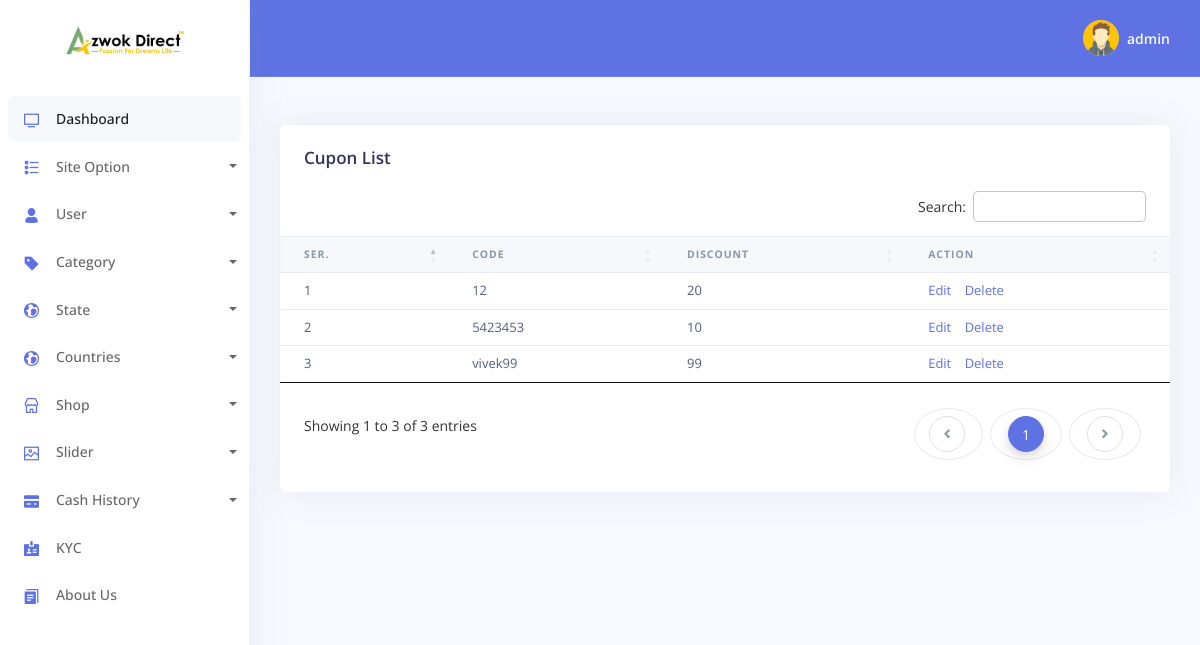
/admin/cupon-list.php (signed in), run on the app's committed database.
### tables this page shows
CREATE TABLE `tbl_logo` (
  `id` int NOT NULL,
  `logo` varchar(240) NOT NULL,
  `front` varchar(240) NOT NULL
);

CREATE TABLE `tbl_cupon` (
  `id` int NOT NULL,
  `code` varchar(240) NOT NULL,
  `discount` varchar(240) NOT NULL
);

### config/Functions.php (called while the page is built, shortened)
<?php
     class Functions{
          public $host=	DB_HOST;
		public $user=	DB_USER;
		public $pass=	DB_PASS;
          public $name= 	DB_NAME;
          public $link;
          public function dbConnect(){
               $this->link= new mysqli($this->host,$this->user,$this->pass,$this->name);
          }
          public function insert($query){
               $exicute=$this->link->query($query) or die(mysqli_error($this->link));
               if($exicute){
                    return $exicute;
               }else{
                    return false;
               }
          }
          public function select($query){
               $exicute=$this->link->query($query) or die(mysqli_error($this->link));
               if($exicute->num_rows>0){
                    return $exicute;
               }else{
                    return false;
               }
          }
     }

### Classes/admin/Siteinfo.php (called while the page is built, shortened)
<?php
     class Siteinfo{
             private $db;
             public function __construct(){
                  $this->db=new Functions();
             }
          public function getLogo(){
               $query="SELECT * from tbl_logo";
               $exicute=$this->db->select($query);
               if($exicute){
                    return $exicute;
                }else{
                     return false;
                }
          }
     }

### Classes/admin/Product.php (called while the page is built, shortened)
<?php
     class Product{
          private $db;
          public function __construct(){
               $this->db=new Functions();
          }
          public function getCupon(){
                $query="SELECT * from tbl_cupon";
                $exicute=$this->db->insert($query);
                if($exicute){
                    return $exicute;
                }else{
                     return false;
                }
           }
     }

### admin/cupon-list.php (the view, shortened to what this page needs)
<?php include('template/load-header.php')?>
<?php include('template/sidebar.php')?>
<?php include('template/header.php')?>
    <div class="container-fluid mt--6">
      <div class="row">
        <div class="col">
          <div class="card">
            <div class="card-header border-0">
              <h3 class="mb-0">Cupon List</h3>
            </div>
            <div class="table-responsive">
              <table id="example" class="table align-items-center table-flush">
                <thead class="thead-light">
                  <tr>
                    <th scope="col" class="sort" data-sort="name" >Ser.</th>
                    <th scope="col" class="sort" data-sort="name"  >code</th>
                    <th scope="col" class="sort" data-sort="budget" >discount</th>
                    <th scope="col" class="sort" data-sort="completion">Action</th>
                  </tr>
                </thead>
                <tbody class="list">
                <?php
                  $result=$prod->getCupon();
                  if($result){
                    $i='';
                    while($value=$result->fetch_assoc()){
                      $i++;
                ?>
                 <tr>
                   <td><?php echo $i?></td>
                   <td><?php echo $value['code']?></td>
                   <td><?php echo $value['discount']?></td>
                  <td>
                     <a style="margin-right:10px" href="add-cupon.php?id=<?php echo $value['id']?> & code=<?php echo $value['code']?> & price=<?php echo $value['discount']?>">Edit</a>
                     <a onclick="return confirm('Are you sure you want to delete?');" href="?did=<?php echo $value['id']?>">Delete</a>
                   </td>
                 </tr>
                <?php }}?>
                </tbody>
              </table>
            </div>
          </div>
        </div>
      </div>
  <?php include('template/footer.php')?>

### admin/template/sidebar.php (shortened to what this page needs)
<body>
  <nav class="sidenav navbar navbar-vertical  fixed-left  navbar-expand-xs navbar-light bg-white" id="sidenav-main">
    <div class="scrollbar-inner">
      <div class="sidenav-header  align-items-center">
        <a class="navbar-brand" href="../index.php">
          <?php
            $result=$site->getLogo();
            if($result){
              while($value=$result->fetch_assoc()){
          ?>
          <img src="<?php echo $value['logo'];?>" class="navbar-brand-img" alt="...">
          <?php }}?>
        </a>
      </div>
      <div class="navbar-inner">
        <div class="collapse navbar-collapse" id="sidenav-collapse-main">
          <ul class="navbar-nav">
            <li class="nav-item">
              <a class="nav-link active" href="dashboard.php">
                <i class="ni ni-tv-2 text-primary"></i>
                <span class="nav-link-text">Dashboard</span>
              </a>
            </li>
            <li class="nav-item">
              <a href="#" class="dropdown-toggle nav-link" id="ddlmenuItem" data-toggle="dropdown"><i class="ni ni-bullet-list-67 text-primary"></i>Site Option</a>
            </li>
            <li class="nav-item">
            <a href="#" class="dropdown-toggle nav-link" id="ddlmenuItem" data-toggle="dropdown"><i class="ni ni-single-02 text-primary"></i>User</a>
          </li>
            <li class="nav-item">
                <a href="#" class="dropdown-toggle nav-link" id="ddlmenuItem" data-toggle="dropdown"><i class="ni ni-tag text-primary"></i>Category</a>
            </li>
            <li class="nav-item">
            <a href="#" class="dropdown-toggle nav-link" id="ddlmenuItem" data-toggle="dropdown"><i class="ni ni-world text-primary"></i>State</a>
          </li>
          <li class="nav-item">
            <a href="#" class="dropdown-toggle nav-link" id="ddlmenuItem" data-toggle="dropdown"><i class="ni ni-world text-primary"></i>Countries</a>
          </li>
            <li class="nav-item">
              <a href="#" class="dropdown-toggle nav-link" id="ddlmenuItem" data-toggle="dropdown"><i class="ni ni-shop text-primary"></i>Shop</a>
            </li>
            <li class="nav-item">
              <a href="#" class="dropdown-toggle nav-link" id="ddlmenuItem" data-toggle="dropdown"><i class="ni ni-image text-primary"></i>Slider</a>
            </li>
            <li class="nav-item">
              <a href="#" class="dropdown-toggle nav-link" id="ddlmenuItem" data-toggle="dropdown"><i class="ni ni-credit-card text-primary"></i>Cash History</a>
            </li>
            <li class="nav-item">
              <a class="nav-link" href="kyc.php">
                <i class="ni ni-badge text-primary"></i>
                <span class="nav-link-collection">KYC</span>
              </a>
            </li>
            <li class="nav-item">
              <a class="nav-link" href="About.php">
                <i class="ni ni-single-copy-04 text-primary"></i>
                <span class="nav-link-collection">About Us</span>
              </a>
            </li>
          </ul>
        </div>
      </div>
    </div>
  </nav>

### assets/css/style.css (style rules this page uses)
body { background: #f7f7f7; }
* { padding: 0; margin:0; }
ul li { position: relative; }

### data on the page
tbl_logo: logo (picture)
tbl_cupon: code "12", discount "20"
tbl_cupon: code "5423453", discount "10"
tbl_cupon: code "vivek99", discount "99"

### other printed values
Session::get('admin') "admin"
